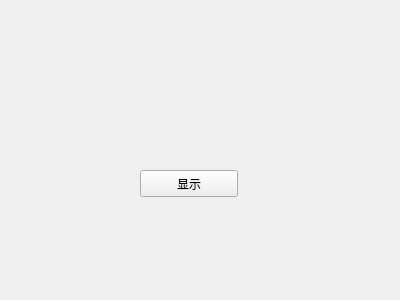
<?xml version="1.0" encoding="UTF-8"?>
<ui version="4.0">
 <class>Widget</class>
 <widget class="QWidget" name="Widget">
  <property name="geometry">
   <rect>
    <x>0</x>
    <y>0</y>
    <width>400</width>
    <height>300</height>
   </rect>
  </property>
  <property name="windowTitle">
   <string>Widget</string>
  </property>
  <widget class="QPushButton" name="pushButton">
   <property name="geometry">
    <rect>
     <x>140</x>
     <y>170</y>
     <width>98</width>
     <height>27</height>
    </rect>
   </property>
   <property name="text">
    <string>显示</string>
   </property>
  </widget>
 </widget>
 <layoutdefault spacing="6" margin="11"/>
 <resources/>
 <connections/>
</ui>
